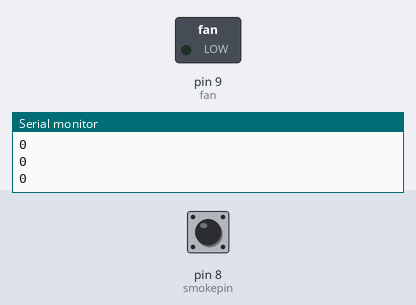
A sketch run on a simulated Arduino Uno, built with avr-gcc and run on an emulated ATmega328P. On the bench: switched loads named in the sketch (green lamp = pin HIGH), the last lines printed to the serial monitor. The test bench sets the inputs (shaded band); at power-on: pin 8 (smokepin) LOW.

Above: at 2.8 s.
2.9 s: pin 8 (smokepin) pulled HIGH for 1.2 s
At 4.0 s:
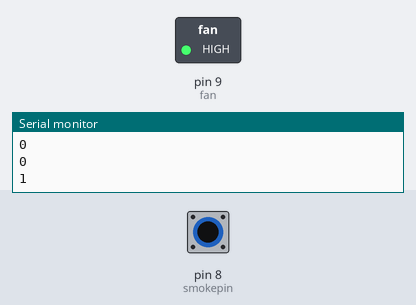
6.5 s: pin 8 (smokepin) pulled HIGH for 3.2 s
At 10.6 s:
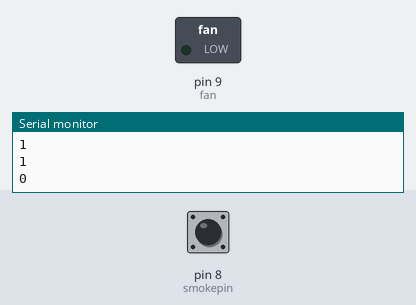
Timing chart, 0 to 12.1 s (numbered marks = the images above; inputs shaded):
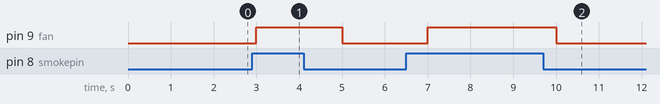

The sketch:

SMOKE_FAN.ino
```cpp
int smokepin = 8 ;
int fan      = 9;

void setup() {

pinMode(smokepin,INPUT);
pinMode(fan,OUTPUT);

Serial.begin(9600);

}

void loop() {
int smokeval = digitalRead(smokepin);
Serial.println(smokeval);

 if(smokeval==1){
  digitalWrite(fan,HIGH);
  delay(1000);
 }
 else
 {
  digitalWrite(fan,LOW);
  delay(1000);
 }
}
```

Measured:
- after the input at 2.9 s, pin 9 (fan): LOW → HIGH after 0.10 s, → LOW 2.0 s later
- after the input at 6.5 s, pin 9 (fan): LOW → HIGH after 0.50 s, → LOW 3.0 s later
